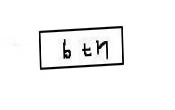
#> input picture dataArgumentation/warehouse/preview/tri_0_1137.png, 175 x 110 px; its folder holds only this picture in this run
$ python imageMerge.py
#> lines starting #> are read from the running program, lines starting #| are printed output that depends on the picture
import glob
from PIL import Image
class ImageMerge:
    def __init__(self):
        self.maxX=0
        self.resetX = 0
        self.addY = 0
        self.newImage = Image.new("RGB", (800, 600), (256, 256, 256))
#> self.newImage: PIL image 800x600 RGB; every value is 255
    def merge(self,dir,saveDir,fileName):
#> called with dir = './warehouse/preview/', saveDir = './warehouse/', fileName = 'result'
        x1=0
        target_dir = dir
        files = glob.glob(target_dir + "*.*")
        y = Image.open(files[0])
#> y is the input picture: PIL image 175x110 RGB; min 0, max 255, mean 245.4
        x = y.size[0]
#> x = 175
        y = y.size[1]
#> y = 110
        positionList=[]
        for index in range(len(files)):
            image = Image.open(files[index])
            self.maxX += x
#> self.maxX = 175
            if self.maxX+x > 800:
                self.maxX = 0
                self.resetX += x1 + x
                self.addY += y
            x1 = index * x - self.resetX
#> x1 = 0
            y1 = 0 + self.addY
            x2 = x * (index + 1) - self.resetX
#> x2 = 175
            y2 = y + self.addY
#> y2 = 110
            if y2> 600:
                #print(index)
                break
            #print(x1, y1, x2, y2)
            area = (x1, y1, x2, y2)  # (x1,y1,x2,y2)순서
#> area = (0, 0, 175, 110)
            positionList.append([x1, y1, x2, y2])
            self.newImage.paste(image, area)
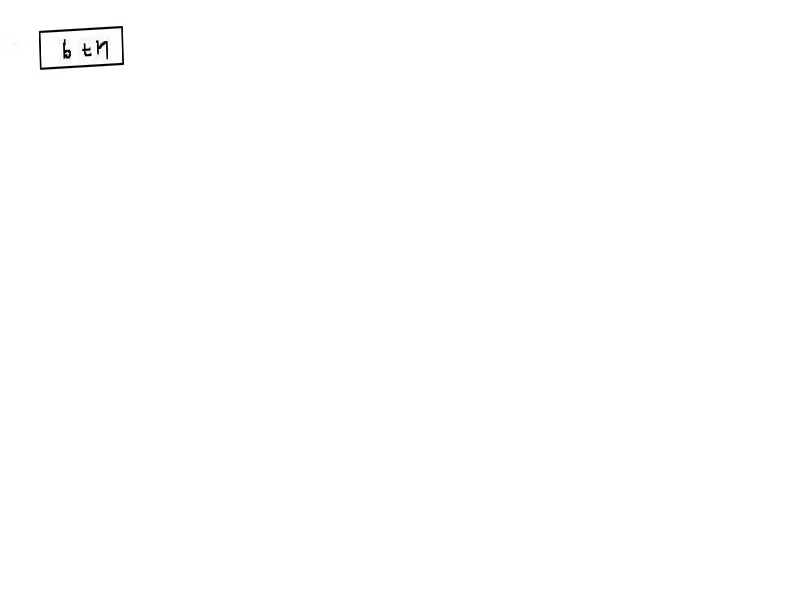
#> self.newImage: PIL image 800x600 RGB; min 0, max 255, mean 254.6
        self.newImage.save(saveDir+fileName+".png", "PNG")

        return fileName,positionList

if __name__=='__main__':
    imgMerge= ImageMerge()
    fileName,position = imgMerge.merge("./warehouse/preview/", "./warehouse/", "result")
#> fileName = 'result'; position = [[0, 0, 175, 110]]

    print(fileName)
#| result
    print(position)
#| [[0, 0, 175, 110]]

$ run again, on dataArgumentation/warehouse/preview/tri_0_188.png
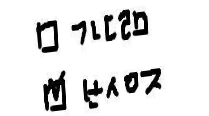
#> input picture dataArgumentation/warehouse/preview/tri_0_188.png, 209 x 116 px
#> in merge, y is the input picture: PIL image 209x116 RGB; min 0, max 255, mean 226.6
#> in merge, `self.newImage.paste(image, area)`:
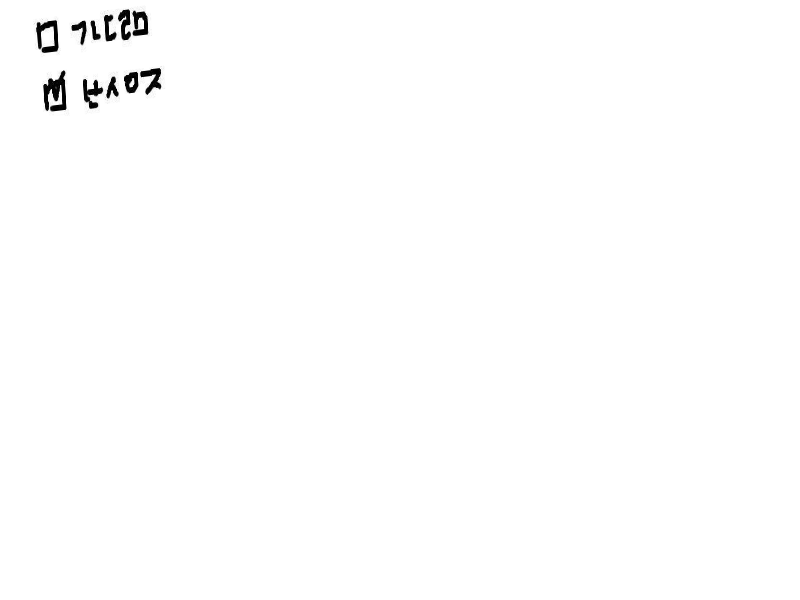
#> self.newImage: PIL image 800x600 RGB; min 0, max 255, mean 253.6
#| result
#| [[0, 0, 209, 116]]
